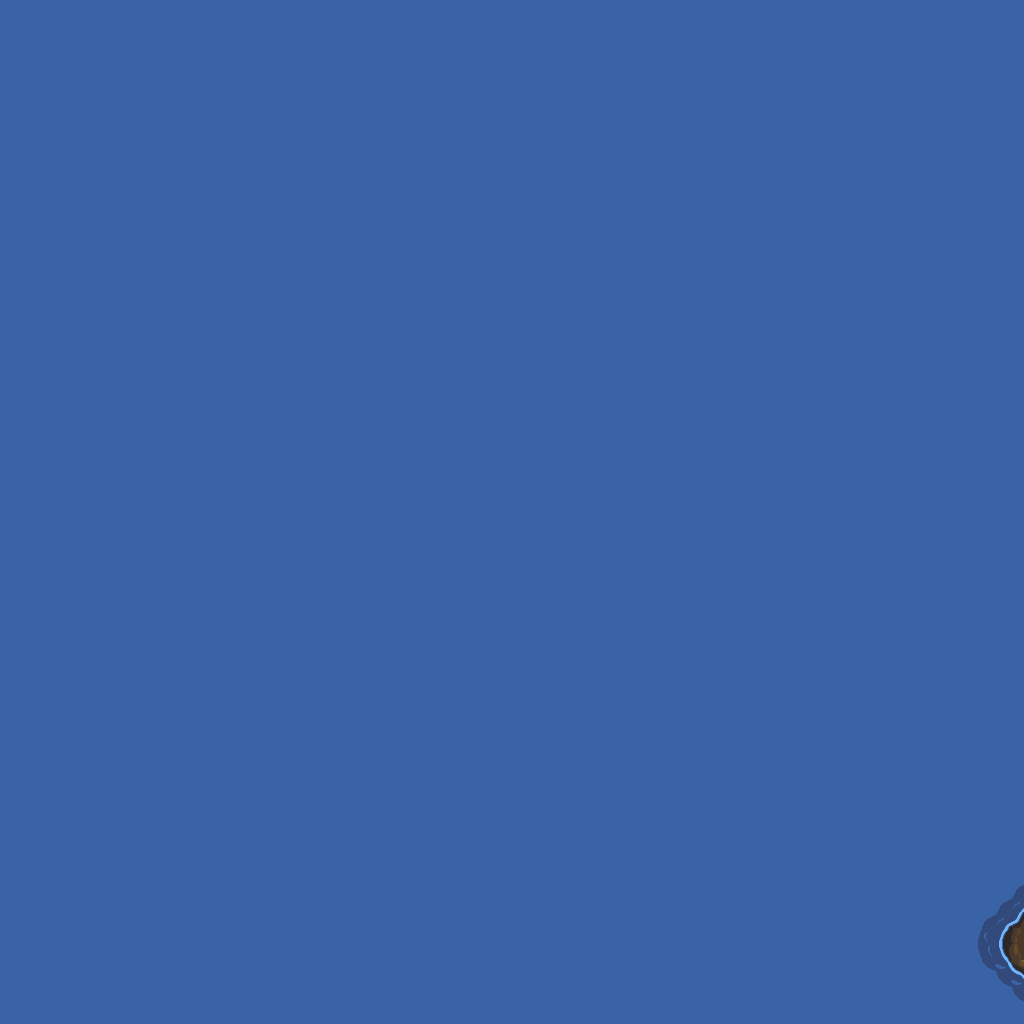

Rendered tile map (Tiled .tmx) drawn with the repository's tilesets; below, a short description and the map source with its tile grids summarised:
An orthogonal 64x64 tile map with 16x16 px tiles, 1 tile layer (base), 2 hidden layers not drawn.

<map version="1.10" tiledversion="1.12.1" orientation="orthogonal" renderorder="right-down" width="64" height="64" tilewidth="16" tileheight="16" infinite="0" nextlayerid="4" nextobjectid="1">
 <tileset firstgid="1" source="../classiciphone_pics4.tsx" />
 <layer id="1" name="base" width="64" height="64">
  <data>[4096 cells, 4096 non-empty, 13 distinct tile ids]</data>
 </layer>
 <layer id="2" name="collision" width="64" height="64" visible="0">
  <properties><property name="collision" value="true" /></properties>
  <data>[4096 cells, 2 non-empty, 1 distinct tile ids]</data>
 </layer>
 <layer id="3" name="water" width="64" height="64" visible="0">
  <properties><property name="terrain" value="water" /></properties>
  <data>[4096 cells, 4094 non-empty, 1 distinct tile ids]</data>
 </layer>
</map>
